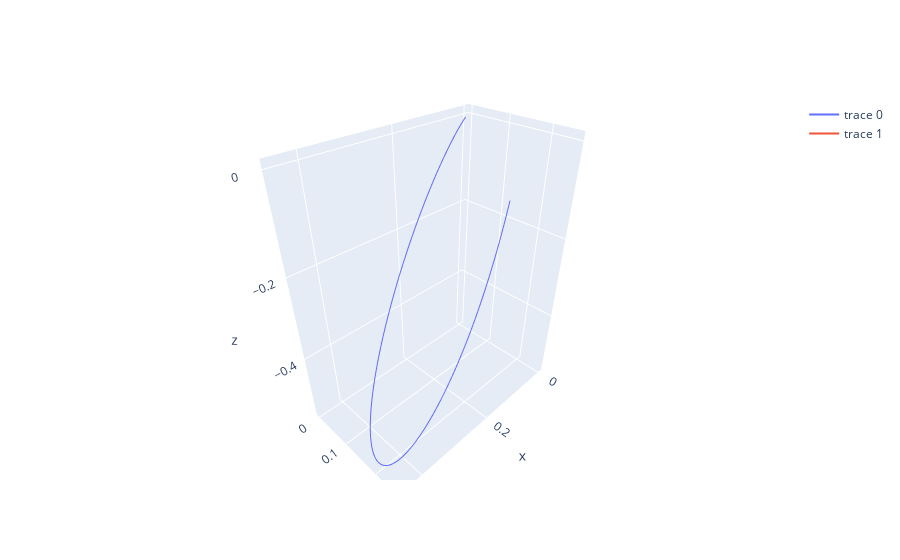
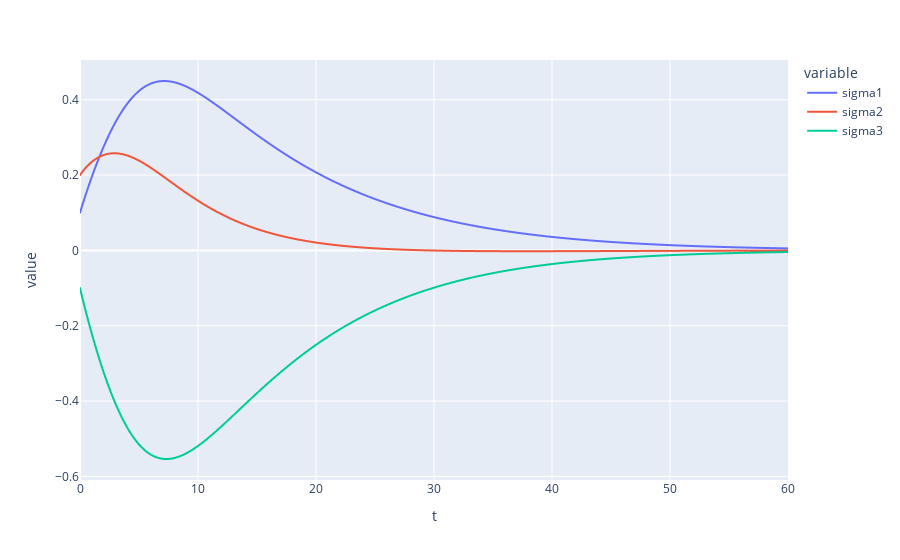
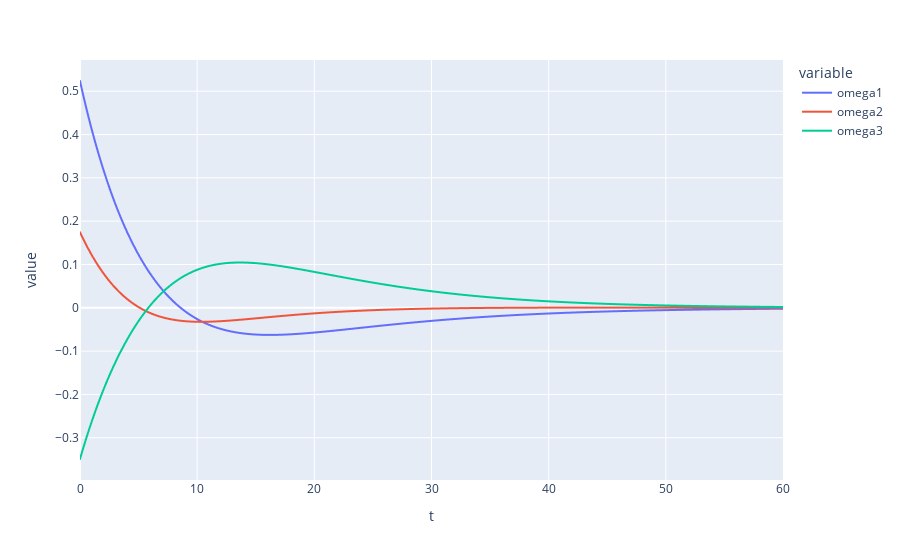

Write notebook code for charts like these, in order.
### Code cell
# Reference Tracking State Functions
sigma_r = lambda t, f :  np.zeros(3)
sigma_dot_r = lambda t, f : np.zeros(3)
def state_r(t, dt, f) : 
    sigma = sigma_r(t, f)
    sigma_dot = sigma_dot_r(t, f)
    sigma_old = sigma_r(t-dt, f)
    sigma_dot_old = sigma_dot_r(t-dt, f)

    omega_r = am.MRPdot_2_omega(sigma, sigma_dot)
    omega_r_old = am.MRPdot_2_omega(sigma_old, sigma_dot_old)

    omega_r_dot = (omega_r-omega_r_old)/dt
    return np.concatenate([sigma, omega_r, omega_r_dot])

# H_dot with regulator cancellations for speed up
def H_dot(state, state_r, I, K, P):
    sigma = state[:3]
    omega = state[3:]
    #att_diff = am.MRP_diff(state_r[:3],sigma) 
    att_diff = am.DCM_2_MRP(am.MRP_2_DCM(sigma)@am.MRP_2_DCM(state_r[:3]).transpose())
    omega_r_br = am.MRP_2_DCM(att_diff)@state_r[3:6]
    omega_rdot_br = am.MRP_2_DCM(att_diff)@state_r[6:]

    # Note the w X IW terms are cancelled and ignored below
    control = - K*att_diff - P@(omega-omega_r_br)
    return  control

# Integrate the MRP differential kinematic equations
t_step = .01
t_f = 60

dot = lambda state, t : f(state, t, H_dot(state, state_r(t, t_step, freq), I, K, P), I_inv)
#state_t = scipy.integrate.odeint(dot, state_0, np.arange(0., t_f, t_step))
state_t = Full_State_MRP_short_integrator(dot, state_0, 0., t_f, t_step)

# Calculate the MRP norm squared at 2 times
time_measure=30
answer_i  = int(time_measure/t_step)
del_sigma = am.DCM_2_MRP(am.MRP_2_DCM(state_t[answer_i,:3])@am.MRP_2_DCM(sigma_r(time_measure, freq)).transpose())
print(f"At Time: {time_measure}\tMRP B/R: {del_sigma}\tand its Norm: {np.linalg.norm(del_sigma)}")
time_measure=t_f
answer_i  = int(time_measure/t_step)
del_sigma = am.DCM_2_MRP(am.MRP_2_DCM(state_t[answer_i,:3])@am.MRP_2_DCM(sigma_r(time_measure, freq)).transpose())
print(f"At Time: {time_measure}\tMRP B/R: {del_sigma}\tand its Norm: {np.linalg.norm(del_sigma)}")

# Plots
fig = pgo.Figure()
sigma = np.array([sigma_r(t,freq) for t in np.arange(0., t_f, t_step)])
sigma_dot = np.array([sigma_dot_r(t,freq) for t in np.arange(0., t_f, t_step)])
fig.add_scatter3d(x=state_t[:,0], y=state_t[:,1], z=state_t[:,2],mode="lines")
fig.add_scatter3d(x=sigma[:,0],y=sigma[:,1],z=sigma[:,2],mode="lines")
fig.show()

state_data = np.concatenate([np.array(np.arange(0., t_f+t_step, t_step)).reshape(-1,1),state_t],axis=1)
state_data = pd.DataFrame(state_data, columns=["t","sigma1","sigma2","sigma3","omega1","omega2","omega3"])
px.line(state_data,x="t",y=state_data.columns[1:4]).show()

px.line(state_data,x="t",y=state_data.columns[4:]).show()

### Figure 1 — Plotly figure (JSON) as saved in the notebook; plotly's stock layout.template omitted (floating-point values rounded to 4 significant figures; data arrays with more than 128 entries replaced by an {"elided": "..."} marker saying what was removed)
{"data": [{"mode": "lines", "type": "scatter3d", "x": {"elided": "6001 float values"}, "y": {"elided": "6001 float values"}, "z": {"elided": "6001 float values"}}, {"mode": "lines", "type": "scatter3d", "x": {"elided": "6000 int values"}, "y": {"elided": "6000 int values"}, "z": {"elided": "6000 int values"}}], "layout": {}}

### Figure 2 — Plotly figure (JSON) as saved in the notebook; plotly's stock layout.template omitted (floating-point values rounded to 4 significant figures; data arrays with more than 128 entries replaced by an {"elided": "..."} marker saying what was removed)
{"data": [{"hovertemplate": "variable=sigma1<br>t=%{x}<br>value=%{y}<extra></extra>", "legendgroup": "sigma1", "line": {"color": "#636efa", "dash": "solid"}, "marker": {"symbol": "circle"}, "mode": "lines", "name": "sigma1", "showlegend": true, "type": "scattergl", "x": {"elided": "6001 float values"}, "xaxis": "x", "y": {"elided": "6001 float values"}, "yaxis": "y"}, {"hovertemplate": "variable=sigma2<br>t=%{x}<br>value=%{y}<extra></extra>", "legendgroup": "sigma2", "line": {"color": "#EF553B", "dash": "solid"}, "marker": {"symbol": "circle"}, "mode": "lines", "name": "sigma2", "showlegend": true, "type": "scattergl", "x": {"elided": "6001 float values"}, "xaxis": "x", "y": {"elided": "6001 float values"}, "yaxis": "y"}, {"hovertemplate": "variable=sigma3<br>t=%{x}<br>value=%{y}<extra></extra>", "legendgroup": "sigma3", "line": {"color": "#00cc96", "dash": "solid"}, "marker": {"symbol": "circle"}, "mode": "lines", "name": "sigma3", "showlegend": true, "type": "scattergl", "x": {"elided": "6001 float values"}, "xaxis": "x", "y": {"elided": "6001 float values"}, "yaxis": "y"}], "layout": {"legend": {"title": {"text": "variable"}, "tracegroupgap": 0}, "margin": {"t": 60}, "xaxis": {"anchor": "y", "domain": [0, 1], "title": {"text": "t"}}, "yaxis": {"anchor": "x", "domain": [0, 1], "title": {"text": "value"}}}}

### Figure 3 — Plotly figure (JSON) as saved in the notebook; plotly's stock layout.template omitted (floating-point values rounded to 4 significant figures; data arrays with more than 128 entries replaced by an {"elided": "..."} marker saying what was removed)
{"data": [{"hovertemplate": "variable=omega1<br>t=%{x}<br>value=%{y}<extra></extra>", "legendgroup": "omega1", "line": {"color": "#636efa", "dash": "solid"}, "marker": {"symbol": "circle"}, "mode": "lines", "name": "omega1", "showlegend": true, "type": "scattergl", "x": {"elided": "6001 float values"}, "xaxis": "x", "y": {"elided": "6001 float values"}, "yaxis": "y"}, {"hovertemplate": "variable=omega2<br>t=%{x}<br>value=%{y}<extra></extra>", "legendgroup": "omega2", "line": {"color": "#EF553B", "dash": "solid"}, "marker": {"symbol": "circle"}, "mode": "lines", "name": "omega2", "showlegend": true, "type": "scattergl", "x": {"elided": "6001 float values"}, "xaxis": "x", "y": {"elided": "6001 float values"}, "yaxis": "y"}, {"hovertemplate": "variable=omega3<br>t=%{x}<br>value=%{y}<extra></extra>", "legendgroup": "omega3", "line": {"color": "#00cc96", "dash": "solid"}, "marker": {"symbol": "circle"}, "mode": "lines", "name": "omega3", "showlegend": true, "type": "scattergl", "x": {"elided": "6001 float values"}, "xaxis": "x", "y": {"elided": "6001 float values"}, "yaxis": "y"}], "layout": {"legend": {"title": {"text": "variable"}, "tracegroupgap": 0}, "margin": {"t": 60}, "xaxis": {"anchor": "y", "domain": [0, 1], "title": {"text": "t"}}, "yaxis": {"anchor": "x", "domain": [0, 1], "title": {"text": "value"}}}}
